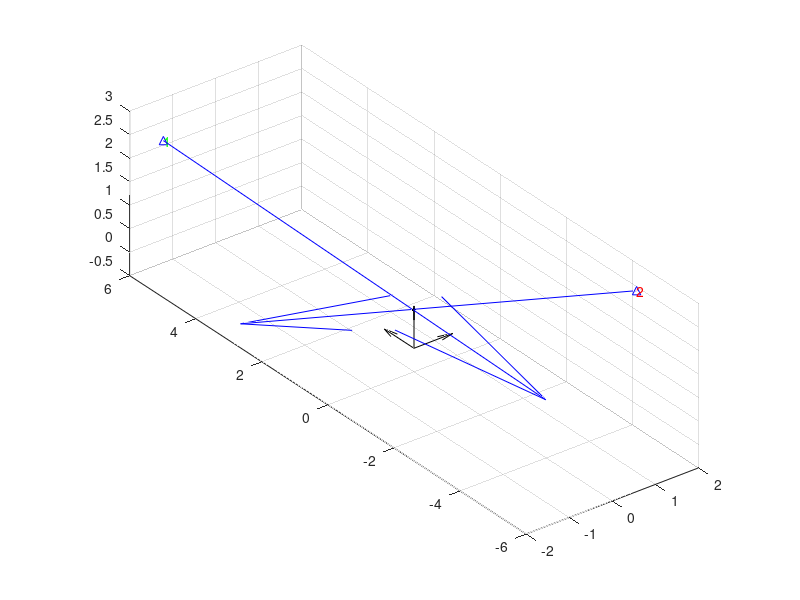

Source code (MATLAB): (Note: this script raises an error after producing the figure.)

%% Setup

O = zeros(3, 3);

ID = eye(3, 3);
ID_x = ID(1, :);
ID_y = ID(2, :);
ID_z = ID(3, :);

quiver3(O(1, :), O(2, :), O(3, :), ID_x, ID_y, ID_z, 'k'); % plot origin
grid on
daspect([1 1 1])
hold on

SINGLE_BASESTATION = false;
% SINGLE_BASESTATION = true;

RAYS_FAR_APART = false;
% RAYS_FAR_APART = true;

% Base Station positions in World Frame: (in Meters)
B_1 = [-1.789562; 5.251678; 2.641019];
B_2 = [1.734847; -4.475452; 2.665298];

if SINGLE_BASESTATION
    B_2 = B_1; % single base station
end

plot3(B_1(1), B_1(2), B_1(3), 'b^-'); % plot Base Station
text(B_1(1), B_1(2), B_1(3), '1', 'Color', 'g')

plot3(B_2(1), B_2(2), B_2(3), 'b^-'); % plot Base Station
text(B_2(1), B_2(2), B_2(3), '2', 'Color', 'r')

% Artibary point on a Ray in World Frame (in Meters), to generate the Ray Vector
% Rp_1 = [- 0.1; - 0.1; 1 - 0.1];
% Rp_2 = [+ 0.1; + 0.1; 1 + 0.1];

Rp_1 = [- 0.1; - 0.1; 1 - 0.1];
Rp_2 = Rp_1 + [0.03; 0 ; 0];

if RAYS_FAR_APART
    Rp_2 = Rp_1 + [0.1; 0 ; 0];
end

plot3(Rp_1(1), Rp_1(2), Rp_1(3), 'k.-', Rp_2(1), Rp_2(2), Rp_2(3), 'k.-'); % plot Artibary point on Ray

% Unit Vector of Ray from Base Stations
u = (Rp_1 - B_1) / norm(Rp_1 - B_1);
v = (Rp_2 - B_2) / norm(Rp_2 - B_2);

% Simulated End of Ray
ray_length = 10;
R_1 = ray_length * u;
R_2 = ray_length * v;

quiver3(B_1(1), B_1(2), B_1(3), R_1(1), R_1(2), R_1(3), 'b'); % plot Rays
quiver3(B_2(1), B_2(2), B_2(3), R_2(1), R_2(2), R_2(3), 'b');

% distance between Base Stations
d_B = norm(B_2 - B_1);

fprintf('Distance Between BS: %f\n', d_B);

%% 2 Base Stations, 1 Sensor (Find Shortest Segment between Rays)


[Sc_1, Sc_2, d_c, k, d_c_k] = shortest_segment(B_1, u, B_2, v);


fprintf('Shortest Distance Between Rays: %f\n', d_c);
% since Rays from Base Stations should surely touch the Sensor at the same
% point, the distance here should be zero.
% the extra distance may signify incorrect Base Station origins or lack of
% calibration

plot3(Sc_1(1), Sc_1(2), Sc_1(3), 'b.-', Sc_2(1), Sc_2(2), Sc_2(3), 'b.-'); % plot Shortest Segment points
quiver3(Sc_1(1), Sc_1(2), Sc_1(3), d_c_k(1), d_c_k(2), d_c_k(3), 'b'); % plot Shortest Segment vector

%%  2 Base Stations on 2 different Sensors (Best Fit of Segment between Rays)

% Sensor Positions Relative to Tracker

sd_x = 3 / 100; % x-distance between sensors in Meters
sd_y = 1.5 / 100; % y-distance between sensors in Meters

S = [];
S = [S, [- sd_x / 2; sd_y / 2; 0]]; % Sensor 0
S = [S, [- sd_x / 2; - sd_y / 2; 0]]; % Sensor 1
S = [S, [sd_x / 2; sd_y / 2; 0]]; % Sensor 2
S = [S, [sd_x / 2; - sd_y / 2; 0]]; % Sensor 3

for i = 1 : size(S(), 2)
    Si = S(:, i);
    plot3(Si(1), Si(2), Si(3), 'k.-'); % plot sensors
    text(Si(1), Si(2), Si(3), num2str(i - 1), 'Color', 'k')
end

SIMULATE_SENSORS_ON_RAY = true;
SIMULATE_SENSORS_ON_RAY = false;

% simulate D vector as if Rays fall directly on both of Sensors (ignores sensor dimensions)

if SIMULATE_SENSORS_ON_RAY
    d_r_1 = 5.206868; % distance from ray 1
    d_r_2 = 5.750902; % distance from ray 2
 
    Sp_1 = B_1 + d_r_1 * u;
    Sp_2 = B_2 + d_r_2 * v;
 
    plot3(Sp_1(1), Sp_1(2), Sp_1(3), 'r.-', Sp_2(1), Sp_2(2), Sp_2(3), 'r.-'); % plot
 
    D = Sp_2 - Sp_1;
else
 
    Rp_1 = [0; 0; 0]; % from origin
 
    %    Rp_2 = [1; 0; 0];  % pointing in X
    %    Rp_2 = [0; 1; 0];  % pointing in Y
    %    Rp_2 = [0; 0; 1];  % pointing in Z
    %    Rp_2 = [-1; 0; 0];  % pointing in -X
    %    Rp_2 = [0; -1; 0];  % pointing in -Y
    %    Rp_2 = [0; 0; -1];  % pointing in -Z
 
    %    r = (Rp_2 - Rp_1) / norm(Rp_2 - Rp_1) % rotation unit vector
 
    Rp = [1; 0; 0]; % default direction, pointing in X
 
    yaw = 0; % degrees
    pitch = 0;
    roll = 0;
    rot_mat = angle2dcm(deg2rad(yaw), deg2rad(pitch), deg2rad(roll));
 
    sensor_on_ray_1 = 0;
    sensor_on_ray_2 = 2;
%     sensor_on_ray_2 = sensor_on_ray_1; % if only 1 sensor
 
    distance_between_sensors = norm(S(:, sensor_on_ray_2 + 1) - S(:, sensor_on_ray_1 + 1));
 
    %    D = distance_between_sensors*r;
 
    D = distance_between_sensors * rot_mat * Rp ;
 
end

% D = D*1.1; % introduce errors by scaling

fprintf('Assumed Distance Between Sensors: %f\n', norm(D));
fprintf('Sensor Vector: \n');
disp(D);

w_0 = B_2 - B_1;
D_w = D - w_0;
m = (v \ u);
c = v \ (D_w);

s_f = - (m*v - u) \ (c*v - D_w);
t_f = m*s_f + c; % linear equation

Sf_1 = B_1 + s_f * u;
Sf_2 = B_2 + t_f * v;

d_f = norm(Sf_2 - Sf_1);

fprintf('Best Fit Segment Distance: %f\n', d_f);

q = (Sf_2 - Sf_1) / norm(Sf_2 - Sf_1);
d_f_q = d_f * q;

plot3(Sf_1(1), Sf_1(2), Sf_1(3), 'g.-', Sf_2(1), Sf_2(2), Sf_2(3), 'g.-');
quiver3(Sf_1(1), Sf_1(2), Sf_1(3), d_f_q(1), d_f_q(2), d_f_q(3), 'g');

Pf = Sf_1 + d_f_q / 2; % midpoint of Best Fit Segment
plot3(Pf(1), Pf(2), Pf(3), 'r.-'); % plot mid point

if ~ SIMULATE_SENSORS_ON_RAY
    Pf_1 = Pf - D / 2;
    Pf_2 = Pf + D / 2;
    plot3(Pf_1(1), Pf_1(2), Pf_1(3), 'g.-'); % plot sensor_on_ray_1
    plot3(Pf_2(1), Pf_2(2), Pf_2(3), 'm.-'); % plot sensor_on_ray_2
 
    text(Pf_1(1), Pf_1(2), Pf_1(3), num2str(sensor_on_ray_1), 'Color', 'g')
    text(Pf_2(1), Pf_2(2), Pf_2(3), num2str(sensor_on_ray_2), 'Color', 'm')
 
    norm(Pf_2 - Pf_1);
 
    S_ex = S; % excluded sensors
    S_ex(:, sensor_on_ray_1 + 1) = []; % exclude sensor_on_ray_1
    S_ex(:, sensor_on_ray_2 + 1 - 1) = []; % exclude sensor_on_ray_2
 
    for i = 1 : size(S_ex(), 2)
        Sx = S_ex(:, i);
        Dx = rot_mat * (Sx - S(:, sensor_on_ray_1 + 1));
        Px = Pf_1 + Dx;
     
        plot3(Px(1), Px(2), Px(3), 'k.-'); % plot sensor_on_ray_1
    end
 
end

segment_error = norm(d_f_q - D);

% fprintf('Magnitude of Segment Error (in Meters): %f\n', segment_error);
fprintf('Magnitude of Segment Error (in mm): %f\n', segment_error * 1000);

%% Plot End

% legend({'B_1', 'B_2', 'Rp_1', 'Rp_2', 'Sa_1', 'Sa_2'});

hold off